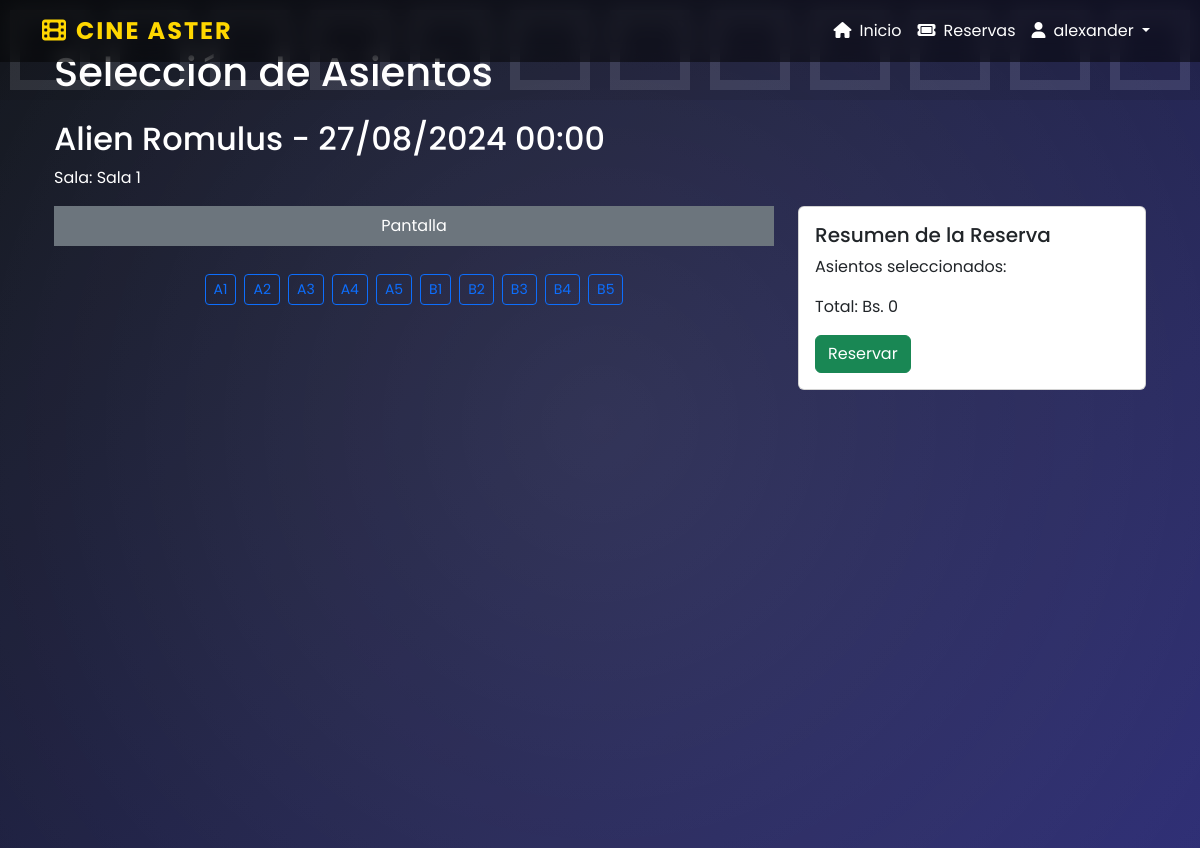
Screenshot of /funcion/2/seleccion-asientos/ (signed in) with the database file from the repository.
### Cine/models.py (models this page shows, shortened)
class Funcion(models.Model):
    IdFuncion = models.AutoField(primary_key=True)
    IdPelicula = models.ForeignKey(Pelicula, on_delete=models.CASCADE)
    IdSala = models.ForeignKey(Sala, on_delete=models.CASCADE)
    Horario = models.DateTimeField()
    Precio = models.PositiveIntegerField()

class Pelicula(models.Model):
    Titulo = models.CharField(max_length=100)
    Descripcion = models.TextField(default="Pelicula")
    Lanzamiento = models.DateField()
    Clasificacion = models.ForeignKey(Clasificacion, on_delete=models.CASCADE)
    Duracion = models.IntegerField()
    Genero = models.ManyToManyField(Genero)
    Portada = models.ImageField(upload_to='cine/media/')
    Trailer = models.CharField(max_length=200)

class Sala(models.Model):
    IdSala = models.AutoField(primary_key=True)
    Nombre = models.CharField(max_length=100)
    Formato = models.ForeignKey(Formato, on_delete=models.CASCADE)
    Estado = models.BooleanField(default=True)

class Asiento(models.Model):
    IdAsiento = models.AutoField(primary_key=True)
    IdSala = models.ForeignKey(Sala, on_delete=models.CASCADE)
    Numero = models.PositiveIntegerField()
    Fila = models.CharField(max_length=3)
    Estado = models.BooleanField(default=True)
    def __str__(self):
        return f"{self.IdAsiento}"

### Cine/views.py (the view)
# urls.py: path('funcion/<int:funcion_id>/seleccion-asientos/', views.seleccion_asientos, name='seleccion_asientos'),
@login_required
def seleccion_asientos(request, funcion_id):
    funcion = get_object_or_404(Funcion, pk=funcion_id)
    asientos = Asiento.objects.filter(IdSala=funcion.IdSala)
    reservas = Reserva.objects.filter(IdFuncion=funcion)
    asientos_reservados = [reserva.IdAsiento.IdAsiento for reserva in reservas]
    context = {
        'funcion': funcion,
        'asientos': asientos,
        'asientos_reservados': asientos_reservados,
    }
    print(context['asientos'])
    return render(request, r'cine/seleccionar_asientos.html', context)

### Cine/templates/cine/seleccionar_asientos.html (shortened to what this page needs)
{% extends 'base.html' %}
{% block content %}
<div class="container mt-5">
    <h1 class="mb-4">Selección de Asientos</h1>
    <h2>{{ funcion.IdPelicula.Titulo }} - {{ funcion.Horario|date:"d/m/Y H:i" }}</h2>
    <p>Sala: {{ funcion.IdSala.Nombre }}</p>
    <div class="row mb-4">
        <div class="col-md-8">
            <div class="screen mb-4 text-center p-2 bg-secondary text-white">Pantalla</div>
            <div id="asientos" class="d-flex flex-wrap justify-content-center">
                {% for asiento in asientos %}
                    <div class="m-1">
                        <button class="btn btn-sm {% if asiento.IdAsiento in asientos_reservados %}btn-danger disabled{% else %}btn-outline-primary{% endif %}"
                                data-asiento-id="{{ asiento.IdAsiento }}"
                                onclick="toggleAsiento(this)">
                            {{ asiento.Fila }}{{ asiento.Numero }}
                        </button>
                    </div>
                {% endfor %}
            </div>
        </div>
        <div class="col-md-4">
            <div class="card">
                <div class="card-body">
                    <h5 class="card-title">Resumen de la Reserva</h5>
                    <p>Asientos seleccionados: </p>
                    <p>Total: Bs. <span id="total">0</span></p>
                    <button class="btn btn-success" onclick="reservar()">Reservar</button>
                </div>
            </div>
        </div>
    </div>
</div>
{% endblock %}

### Cine/templates/base.html (shortened to what this page needs)
<!doctype html>
<html lang="es">
<head>
    <link href="https://cdn.jsdelivr.net/npm/bootstrap@5.3.3/dist/css/bootstrap.min.css" rel="stylesheet">
    <link rel="stylesheet" href="https://cdnjs.cloudflare.com/ajax/libs/font-awesome/6.4.0/css/all.min.css">
</head>
<body>
    <div class="film-strip"></div>
    <div class="spotlight"></div>
    <header>
        <nav class="navbar navbar-expand-lg fixed-top">
            <div class="container">
                <a class="navbar-brand" href="{% url 'iniciov2'%}">
                    <i class="fa-solid fa-film me-2"></i>Cine Aster
                </a>
                <div class="collapse navbar-collapse" id="navbarNav">
                    <ul class="navbar-nav ms-auto">
                        <li class="nav-item">
                            <a class="nav-link" href="{% url 'iniciov2'%}"><i class="fa-solid fa-home me-2"></i>Inicio</a>
                        </li>
                        {% if user.is_authenticated %}
                            <li class="nav-item">
                                <a class="nav-link" href="#"><i class="fa-solid fa-ticket me-2"></i>Reservas</a>
                            </li>
                            <li class="nav-item dropdown">
                                <a class="nav-link dropdown-toggle" href="#" id="navbarDropdown" role="button" data-bs-toggle="dropdown" aria-expanded="false">
                                    <i class="fa-solid fa-user me-2"></i>{{ user.username }}
                                </a>
                            </li>
                        {% endif %}
                    </ul>
                </div>
            </div>
        </nav>
    </header>
    <main class="container my-5 main-content ">
        {% block content %}
        {% endblock %}
    </main>
</body>
</html>

### Cine/templates/base.html (style rules this page uses)
body { font-family: 'Poppins', sans-serif; background: linear-gradient(135deg, #0d1117 0%, #2a2a72 100%); color: #ffffff; min-height: 100vh; }
.navbar { background-color: rgba(0, 0, 0, 0.5); backdrop-filter: blur(10px); transition: all 0.3s ease; }
.navbar-brand { font-size: 1.5rem; font-weight: 700; color: #ffd700; text-transform: uppercase; letter-spacing: 2px; }
.nav-link { color: #ffffff; transition: color 0.3s ease; }
.film-strip { position: fixed; top: 0; left: 0; width: 100%; height: 100px; background-repeat: repeat-x; opacity: 0.1; animation: filmStrip 20s linear infinite; }
.main-content { position: relative; z-index: 1; }
.spotlight { position: fixed; top: -50%; left: -50%; width: 200%; height: 200%; background: radial-gradient(circle at center, rgba(255,255,255,0.1) 0%, rgba(255,255,255,0) 70%); animation: spotlight 10s infinite alternate; pointer-events: none; }

### rows the page displays
Funcion: IdPelicula.Titulo "Alien Romulus", Horario "27/08/2024 00:00", IdSala.Nombre "Sala 1"
Asiento: Fila "A", Numero "1"
Asiento: Fila "A", Numero "2"
Asiento: Fila "A", Numero "3"
Asiento: Fila "A", Numero "4"
Asiento: Fila "A", Numero "5"
Asiento: Fila "B", Numero "1"
Asiento: Fila "B", Numero "2"
Asiento: Fila "B", Numero "3"
Asiento: Fila "B", Numero "4"
Asiento: Fila "B", Numero "5"

### other values shown
{{ user.username }} "alexander"
